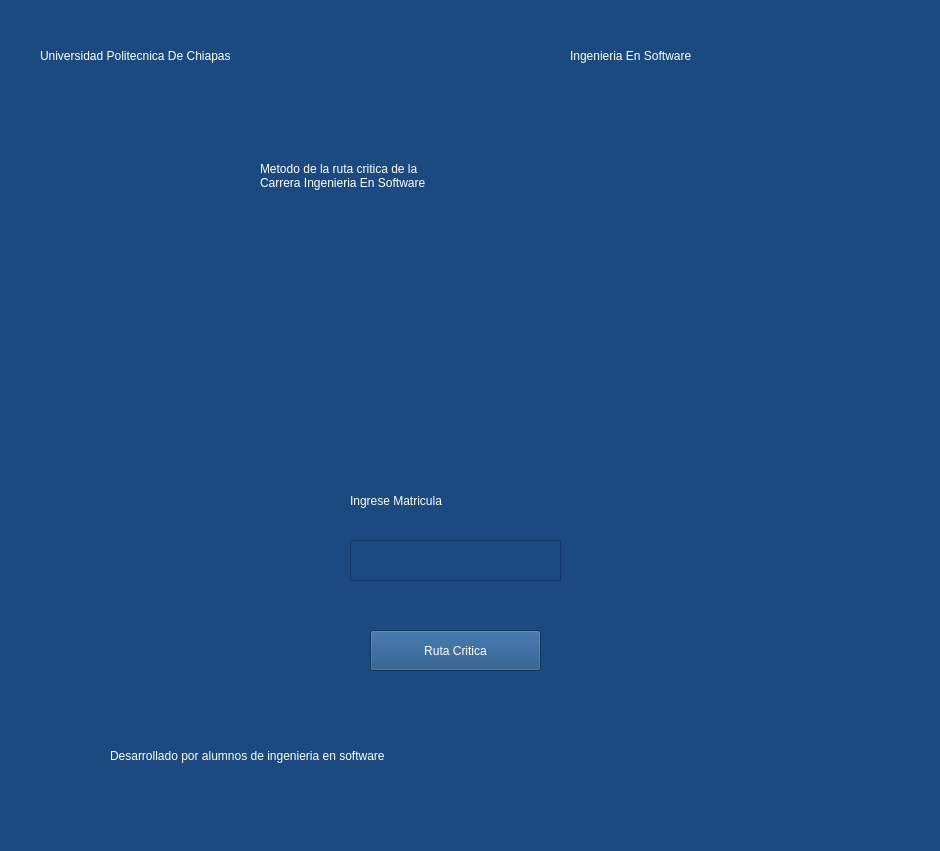
<?xml version="1.0" encoding="UTF-8"?>
<ui version="4.0">
 <class>MainWindow</class>
 <widget class="QMainWindow" name="MainWindow">
  <property name="geometry">
   <rect>
    <x>0</x>
    <y>0</y>
    <width>940</width>
    <height>851</height>
   </rect>
  </property>
  <property name="windowTitle">
   <string>MainWindow</string>
  </property>
  <property name="styleSheet">
   <string notr="true">background-color: rgb(26, 74, 127);</string>
  </property>
  <widget class="QWidget" name="centralwidget">
   <widget class="QLabel" name="label">
    <property name="geometry">
     <rect>
      <x>40</x>
      <y>20</y>
      <width>451</width>
      <height>71</height>
     </rect>
    </property>
    <property name="styleSheet">
     <string notr="true">color: rgb(255, 255, 255);
font: italic 18pt &quot;Cambria&quot;;</string>
    </property>
    <property name="text">
     <string>Universidad Politecnica De Chiapas</string>
    </property>
   </widget>
   <widget class="QLabel" name="label_2">
    <property name="geometry">
     <rect>
      <x>570</x>
      <y>20</y>
      <width>301</width>
      <height>71</height>
     </rect>
    </property>
    <property name="styleSheet">
     <string notr="true">color: rgb(255, 255, 255);
font: italic 18pt &quot;Cambria&quot;;</string>
    </property>
    <property name="text">
     <string>Ingenieria En Software</string>
    </property>
   </widget>
   <widget class="QLabel" name="label_3">
    <property name="geometry">
     <rect>
      <x>260</x>
      <y>140</y>
      <width>401</width>
      <height>71</height>
     </rect>
    </property>
    <property name="styleSheet">
     <string notr="true">color: rgb(255, 255, 255);
font: italic 18pt &quot;Cambria&quot;;</string>
    </property>
    <property name="text">
     <string>Metodo de la ruta critica de la 
Carrera Ingenieria En Software</string>
    </property>
   </widget>
   <widget class="QLabel" name="label_4">
    <property name="geometry">
     <rect>
      <x>350</x>
      <y>480</y>
      <width>231</width>
      <height>41</height>
     </rect>
    </property>
    <property name="styleSheet">
     <string notr="true">color: rgb(255, 255, 255);
font: italic 18pt &quot;Cambria&quot;;</string>
    </property>
    <property name="text">
     <string>Ingrese Matricula</string>
    </property>
   </widget>
   <widget class="QPushButton" name="reinscripcionBotton">
    <property name="geometry">
     <rect>
      <x>370</x>
      <y>630</y>
      <width>171</width>
      <height>41</height>
     </rect>
    </property>
    <property name="styleSheet">
     <string notr="true">color: rgb(255, 255, 255);
font: italic 16pt &quot;Cambria&quot;;</string>
    </property>
    <property name="text">
     <string>Ruta Critica</string>
    </property>
   </widget>
   <widget class="QLabel" name="label_5">
    <property name="geometry">
     <rect>
      <x>110</x>
      <y>720</y>
      <width>661</width>
      <height>71</height>
     </rect>
    </property>
    <property name="styleSheet">
     <string notr="true">color: rgb(255, 255, 255);
font: italic 18pt &quot;Cambria&quot;;</string>
    </property>
    <property name="text">
     <string>Desarrollado por alumnos de ingenieria en software</string>
    </property>
   </widget>
   <widget class="QLabel" name="photo">
    <property name="geometry">
     <rect>
      <x>350</x>
      <y>260</y>
      <width>221</width>
      <height>191</height>
     </rect>
    </property>
    <property name="minimumSize">
     <size>
      <width>0</width>
      <height>191</height>
     </size>
    </property>
    <property name="text">
     <string/>
    </property>
    <property name="pixmap">
     <pixmap>../../../../critical_path_implementacion/Resources/logoUP.png</pixmap>
    </property>
    <property name="scaledContents">
     <bool>true</bool>
    </property>
   </widget>
   <widget class="QTextEdit" name="matricula">
    <property name="geometry">
     <rect>
      <x>350</x>
      <y>540</y>
      <width>211</width>
      <height>41</height>
     </rect>
    </property>
    <property name="styleSheet">
     <string notr="true">color: rgb(255, 255, 255);
font: 75 12pt &quot;Cambria&quot;;</string>
    </property>
   </widget>
  </widget>
  <widget class="QMenuBar" name="menubar">
   <property name="geometry">
    <rect>
     <x>0</x>
     <y>0</y>
     <width>940</width>
     <height>26</height>
    </rect>
   </property>
  </widget>
  <widget class="QStatusBar" name="statusbar"/>
 </widget>
 <resources/>
 <connections/>
</ui>
